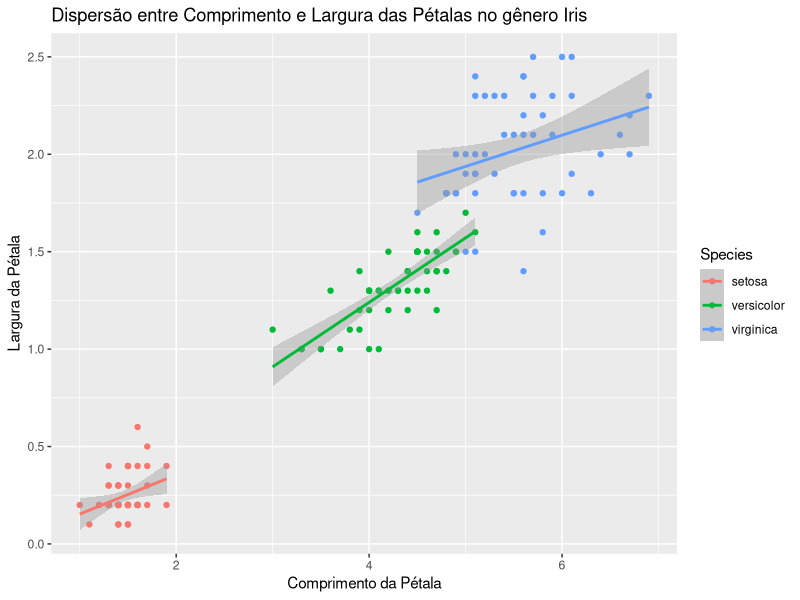

This figure's R source:
## ---- chunk 1
knitr::opts_chunk$set(echo = TRUE)
## ---- chunk 2
library(ggplot2)

iris <- iris

grafico <- ggplot(iris, aes(x = Petal.Length, y = Petal.Width)) +
  geom_point()

#ênfase para a diferença quando adiciona color = variavel

grafico <- ggplot(iris, aes(x = Petal.Length, y = Petal.Width, color = Species)) + 
  geom_point()

#adicionando linha de regressão
grafico <- ggplot2::ggplot(iris, aes(x = Petal.Length, y = Petal.Width, color = Species)) + 
  ggplot2::geom_point() +
  ggplot2::geom_smooth(method = lm, se = T, fullrange = F) +
  ggplot2::labs(title = "Dispersão entre Comprimento e Largura das Pétalas no gênero Iris",
       x = "Comprimento da Pétala",
       y = "Largura da Pétala"
       )

## ---- chunk 3
plot(grafico)
